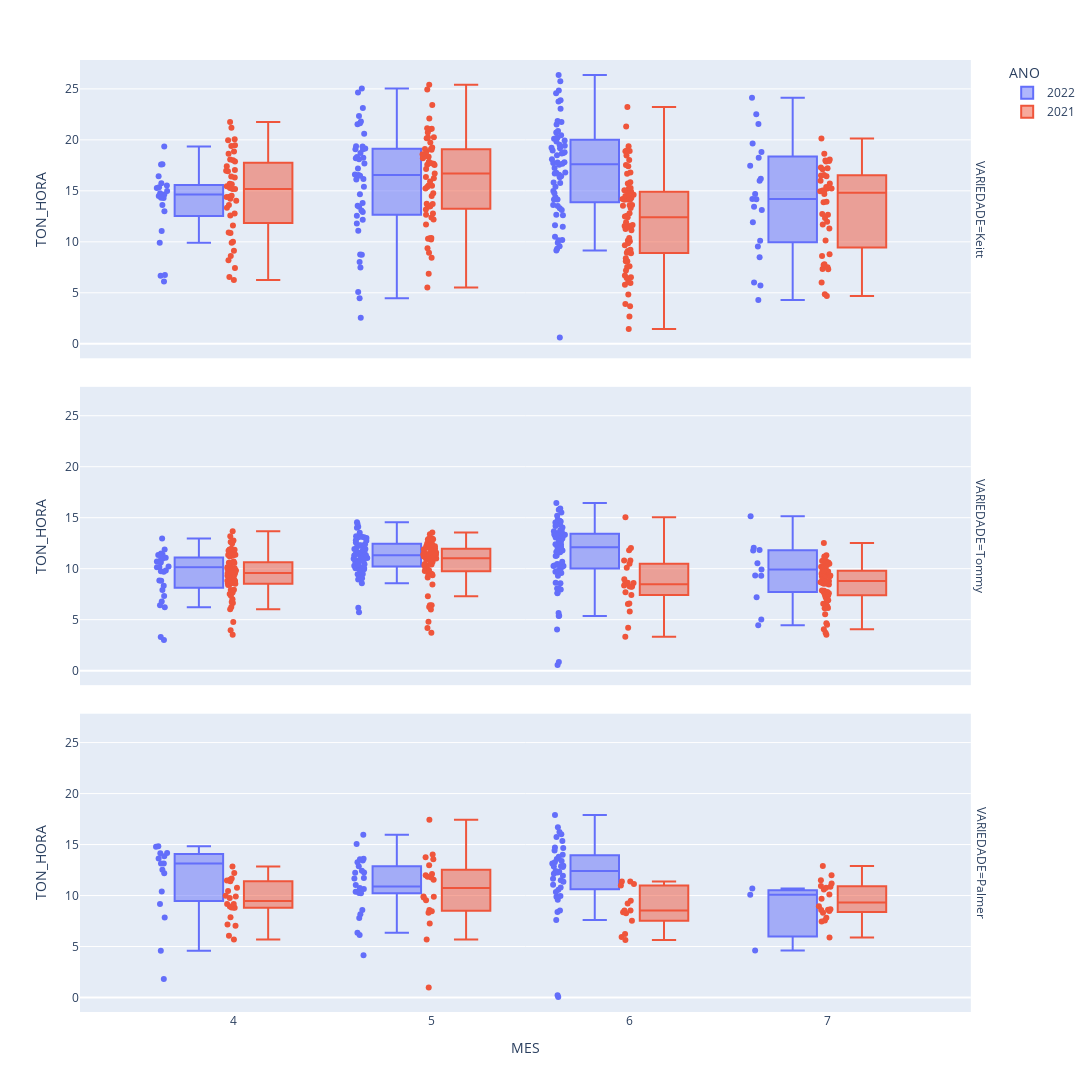

Write notebook code for a chart like this one.
### Code cell
df['MES'] = df['MES'].astype(int)
df['DIA'] = df['DIA'].astype(int)

fig = px.box(df,x = 'MES',y = 'TON_HORA', color = 'ANO', hover_name = 'DIA', facet_row = 'VARIEDADE',hover_data=["CONTROLE_MEGA"],points="all")
fig.update_layout(height = 1200, width = 1800)
fig

### Figure 1 — Plotly figure (JSON) as saved in the notebook; plotly's stock layout.template omitted (floating-point values rounded to 4 significant figures; data arrays with more than 128 entries replaced by an {"elided": "..."} marker saying what was removed)
{"data": [{"alignmentgroup": "True", "boxpoints": "all", "customdata": {"elided": "149x1 int values"}, "hovertemplate": "<b>%{hovertext}</b><br><br>ANO=2022<br>VARIEDADE=Keitt<br>MES=%{x}<br>TON_HORA=%{y}<br>CONTROLE_MEGA=%{customdata[0]}<extra></extra>", "hovertext": {"elided": "149 int values"}, "legendgroup": "2022", "marker": {"color": "#636efa"}, "name": "2022", "notched": false, "offsetgroup": "2022", "orientation": "v", "showlegend": true, "type": "box", "x": {"elided": "149 int values"}, "x0": " ", "xaxis": "x3", "y": {"elided": "149 float values"}, "y0": " ", "yaxis": "y3"}, {"alignmentgroup": "True", "boxpoints": "all", "customdata": {"elided": "168x1 int values"}, "hovertemplate": "<b>%{hovertext}</b><br><br>ANO=2022<br>VARIEDADE=Tommy<br>MES=%{x}<br>TON_HORA=%{y}<br>CONTROLE_MEGA=%{customdata[0]}<extra></extra>", "hovertext": {"elided": "168 int values"}, "legendgroup": "2022", "marker": {"color": "#636efa"}, "name": "2022", "notched": false, "offsetgroup": "2022", "orientation": "v", "showlegend": false, "type": "box", "x": {"elided": "168 int values"}, "x0": " ", "xaxis": "x2", "y": {"elided": "168 float values"}, "y0": " ", "yaxis": "y2"}, {"alignmentgroup": "True", "boxpoints": "all", "customdata": [[674], [671], [647], [647], [645], [622], [616], [612], [609], [608], [601], [595], [590], [591], [586], [582], [575], [578], [576], [572], [569], [567], [566], [573], [565], [555], [562], [554], [550], [539], [533], [530], [525], [526], [523], [528], [518], [509], [488], [486], [471], [464], [446], [445], [432], [429], [428], [421], [414], [407], [399], [396], [393], [386], [372], [372], [365], [370], [367], [364], [363], [362], [349], [345], [315], [315], [317], [318], [304], [294], [291], [290], [288], [285], [284], [281], [282], [273], [256], [253], [250], [251], [245]], "hovertemplate": "<b>%{hovertext}</b><br><br>ANO=2022<br>VARIEDADE=Palmer<br>MES=%{x}<br>TON_HORA=%{y}<br>CONTROLE_MEGA=%{customdata[0]}<extra></extra>", "hovertext": [8, 7, 1, 30, 30, 28, 23, 23, 23, 23, 22, 21, 21, 21, 20, 17, 17, 17, 17, 16, 16, 16, 16, 16, 15, 15, 15, 14, 14, 13, 13, 10, 10, 10, 10, 10, 10, 8, 4, 3, 2, 1, 25, 25, 23, 23, 23, 22, 21, 20, 19, 19, 19, 18, 14, 13, 13, 13, 13, 12, 12, 12, 11, 10, 3, 3, 3, 3, 28, 27, 26, 26, 19, 19, 19, 19, 19, 18, 13, 13, 12, 12, 12], "legendgroup": "2022", "marker": {"color": "#636efa"}, "name": "2022", "notched": false, "offsetgroup": "2022", "orientation": "v", "showlegend": false, "type": "box", "x": [7, 7, 7, 6, 6, 6, 6, 6, 6, 6, 6, 6, 6, 6, 6, 6, 6, 6, 6, 6, 6, 6, 6, 6, 6, 6, 6, 6, 6, 6, 6, 6, 6, 6, 6, 6, 6, 6, 6, 6, 6, 6, 5, 5, 5, 5, 5, 5, 5, 5, 5, 5, 5, 5, 5, 5, 5, 5, 5, 5, 5, 5, 5, 5, 5, 5, 5, 5, 4, 4, 4, 4, 4, 4, 4, 4, 4, 4, 4, 4, 4, 4, 4], "x0": " ", "xaxis": "x", "y": [4.61, 10.68, 10.08, 0.04, 12.81, 12.33, 8.38, 7.61, 13.15, 9.59, 12.26, 16.22, 11.93, 11.34, 9.88, 13.59, 13.81, 14.41, 12.86, 12.84, 16.02, 10.35, 13.39, 11.05, 12.92, 13.99, 12.4, 15.73, 13.27, 9.95, 10.57, 11.64, 14.65, 8.54, 15.34, 11.49, 12.13, 17.89, 14.72, 0.23, 16.7, 10.78, 15.05, 13.57, 13.43, 12.27, 10.73, 10.24, 4.15, 10.36, 13.26, 10.22, 8.16, 12.44, 10.41, 6.14, 11.72, 11.67, 12.23, 12.88, 8.57, 11.04, 15.96, 10.64, 10.38, 6.36, 7.8, 13.6, 14.15, 1.82, 13.13, 13.86, 7.85, 14.84, 9.17, 10.39, 13.13, 12.18, 4.58, 14.16, 13.64, 14.79, 12.53], "y0": " ", "yaxis": "y"}, {"alignmentgroup": "True", "boxpoints": "all", "customdata": {"elided": "213x1 int values"}, "hovertemplate": "<b>%{hovertext}</b><br><br>ANO=2021<br>VARIEDADE=Keitt<br>MES=%{x}<br>TON_HORA=%{y}<br>CONTROLE_MEGA=%{customdata[0]}<extra></extra>", "hovertext": {"elided": "213 int values"}, "legendgroup": "2021", "marker": {"color": "#EF553B"}, "name": "2021", "notched": false, "offsetgroup": "2021", "orientation": "v", "showlegend": true, "type": "box", "x": {"elided": "213 int values"}, "x0": " ", "xaxis": "x3", "y": {"elided": "213 float values"}, "y0": " ", "yaxis": "y3"}, {"alignmentgroup": "True", "boxpoints": "all", "customdata": {"elided": "207x1 int values"}, "hovertemplate": "<b>%{hovertext}</b><br><br>ANO=2021<br>VARIEDADE=Tommy<br>MES=%{x}<br>TON_HORA=%{y}<br>CONTROLE_MEGA=%{customdata[0]}<extra></extra>", "hovertext": {"elided": "207 int values"}, "legendgroup": "2021", "marker": {"color": "#EF553B"}, "name": "2021", "notched": false, "offsetgroup": "2021", "orientation": "v", "showlegend": false, "type": "box", "x": {"elided": "207 int values"}, "x0": " ", "xaxis": "x2", "y": {"elided": "207 float values"}, "y0": " ", "yaxis": "y2"}, {"alignmentgroup": "True", "boxpoints": "all", "customdata": [[828], [820], [822], [821], [813], [803], [792], [793], [785], [783], [779], [773], [739], [732], [731], [725], [720], [714], [710], [711], [706], [691], [669], [663], [657], [624], [616], [614], [613], [608], [602], [603], [594], [592], [584], [581], [582], [574], [568], [571], [564], [546], [541], [538], [540], [533], [532], [522], [523], [527], [495], [488], [458], [443], [439], [434], [424], [406], [407], [403], [394], [387], [372], [369], [366], [360], [2339], [352], [2338], [346], [2337], [2335], [330], [322], [2334], [2333]], "hovertemplate": "<b>%{hovertext}</b><br><br>ANO=2021<br>VARIEDADE=Palmer<br>MES=%{x}<br>TON_HORA=%{y}<br>CONTROLE_MEGA=%{customdata[0]}<extra></extra>", "hovertext": [30, 29, 29, 29, 28, 27, 23, 23, 22, 22, 21, 20, 13, 10, 9, 8, 7, 1, 1, 1, 30, 24, 18, 17, 16, 8, 4, 3, 3, 3, 2, 2, 1, 1, 29, 28, 28, 27, 27, 27, 26, 22, 21, 21, 21, 21, 21, 21, 20, 20, 14, 14, 6, 4, 30, 30, 28, 23, 23, 22, 22, 21, 16, 16, 15, 15, 15, 14, 14, 13, 9, 8, 8, 7, 1, 1], "legendgroup": "2021", "marker": {"color": "#EF553B"}, "name": "2021", "notched": false, "offsetgroup": "2021", "orientation": "v", "showlegend": false, "type": "box", "x": [7, 7, 7, 7, 7, 7, 7, 7, 7, 7, 7, 7, 7, 7, 7, 7, 7, 7, 7, 7, 6, 6, 6, 6, 6, 6, 6, 6, 6, 6, 6, 6, 6, 6, 5, 5, 5, 5, 5, 5, 5, 5, 5, 5, 5, 5, 5, 5, 5, 5, 5, 5, 5, 5, 4, 4, 4, 4, 4, 4, 4, 4, 4, 4, 4, 4, 4, 4, 4, 4, 4, 4, 4, 4, 4, 4], "x0": " ", "xaxis": "x", "y": [8.49, 12.89, 10.93, 11.98, 7.81, 11.49, 10.6, 10.77, 10.87, 11.18, 8.65, 9.68, 7.54, 5.88, 7.46, 8.61, 8.57, 8.95, 8.3, 10.1, 5.63, 8.36, 9.22, 6.23, 5.93, 7.52, 11.37, 11.37, 10.99, 8.54, 8.26, 8.54, 9.5, 11.14, 5.7, 11.84, 0.98, 11.56, 7.25, 11.76, 9.91, 9.54, 12.1, 9.87, 13.75, 13.57, 14.02, 12.98, 8.3, 11.98, 8.57, 17.43, 9.8, 8.47, 11.41, 7.04, 9.91, 10.77, 10.45, 12.2, 11.55, 8.81, 12.85, 11.66, 11.47, 7.16, 8.83, 9.17, 7.88, 8.92, 8.82, 9.77, 9.98, 6.05, 9.16, 5.7], "y0": " ", "yaxis": "y"}], "layout": {"annotations": [{"font": {}, "showarrow": false, "text": "VARIEDADE=Palmer", "textangle": 90, "x": 0.98, "xanchor": "left", "xref": "paper", "y": 0.1567, "yanchor": "middle", "yref": "paper"}, {"font": {}, "showarrow": false, "text": "VARIEDADE=Tommy", "textangle": 90, "x": 0.98, "xanchor": "left", "xref": "paper", "y": 0.5, "yanchor": "middle", "yref": "paper"}, {"font": {}, "showarrow": false, "text": "VARIEDADE=Keitt", "textangle": 90, "x": 0.98, "xanchor": "left", "xref": "paper", "y": 0.8433, "yanchor": "middle", "yref": "paper"}], "boxmode": "group", "height": 1200, "legend": {"title": {"text": "ANO"}, "tracegroupgap": 0}, "margin": {"t": 60}, "width": 1800, "xaxis": {"anchor": "y", "domain": [0, 0.98], "title": {"text": "MES"}}, "xaxis2": {"anchor": "y2", "domain": [0, 0.98], "matches": "x", "showticklabels": false}, "xaxis3": {"anchor": "y3", "domain": [0, 0.98], "matches": "x", "showticklabels": false}, "yaxis": {"anchor": "x", "domain": [0, 0.3133], "title": {"text": "TON_HORA"}}, "yaxis2": {"anchor": "x2", "domain": [0.3433, 0.6567], "matches": "y", "title": {"text": "TON_HORA"}}, "yaxis3": {"anchor": "x3", "domain": [0.6867, 1.0], "matches": "y", "title": {"text": "TON_HORA"}}}}
